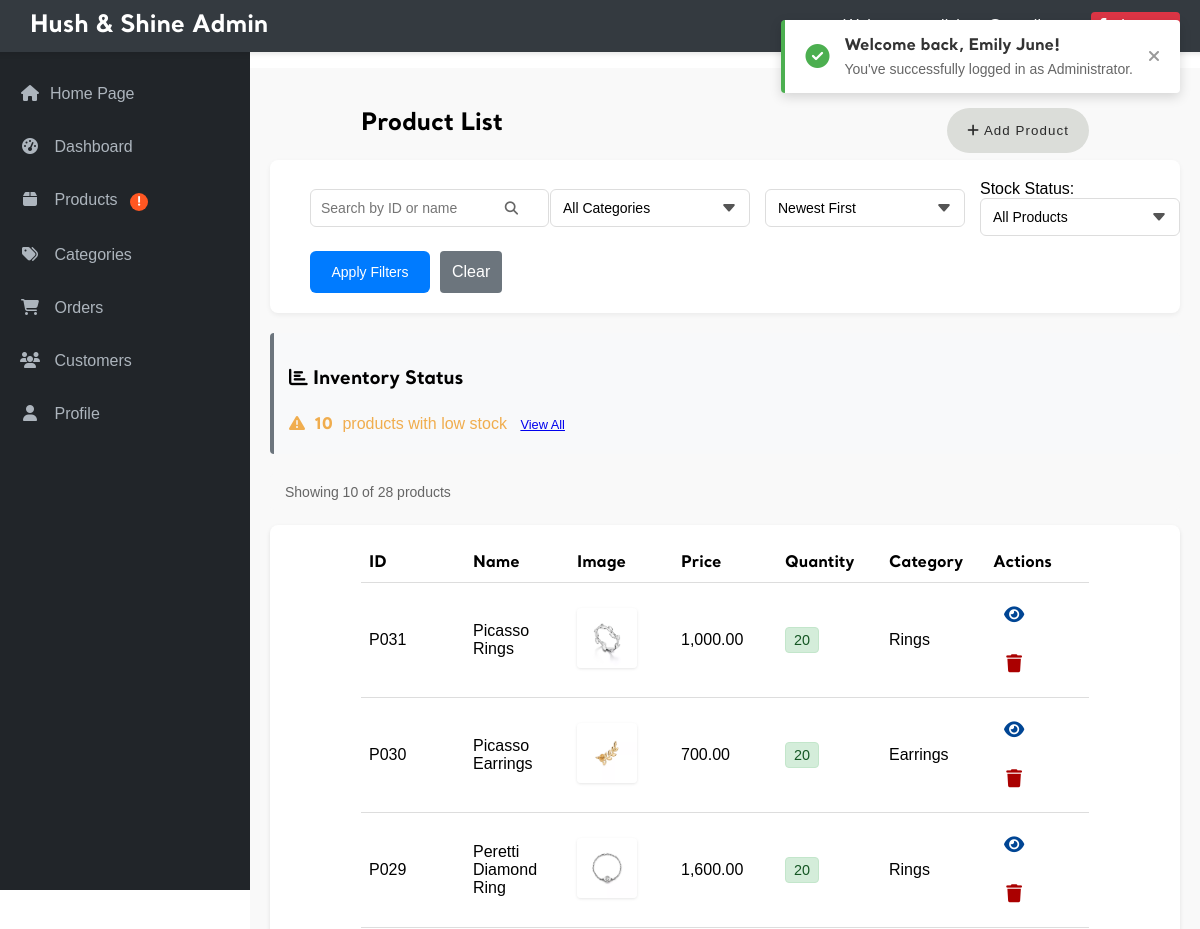
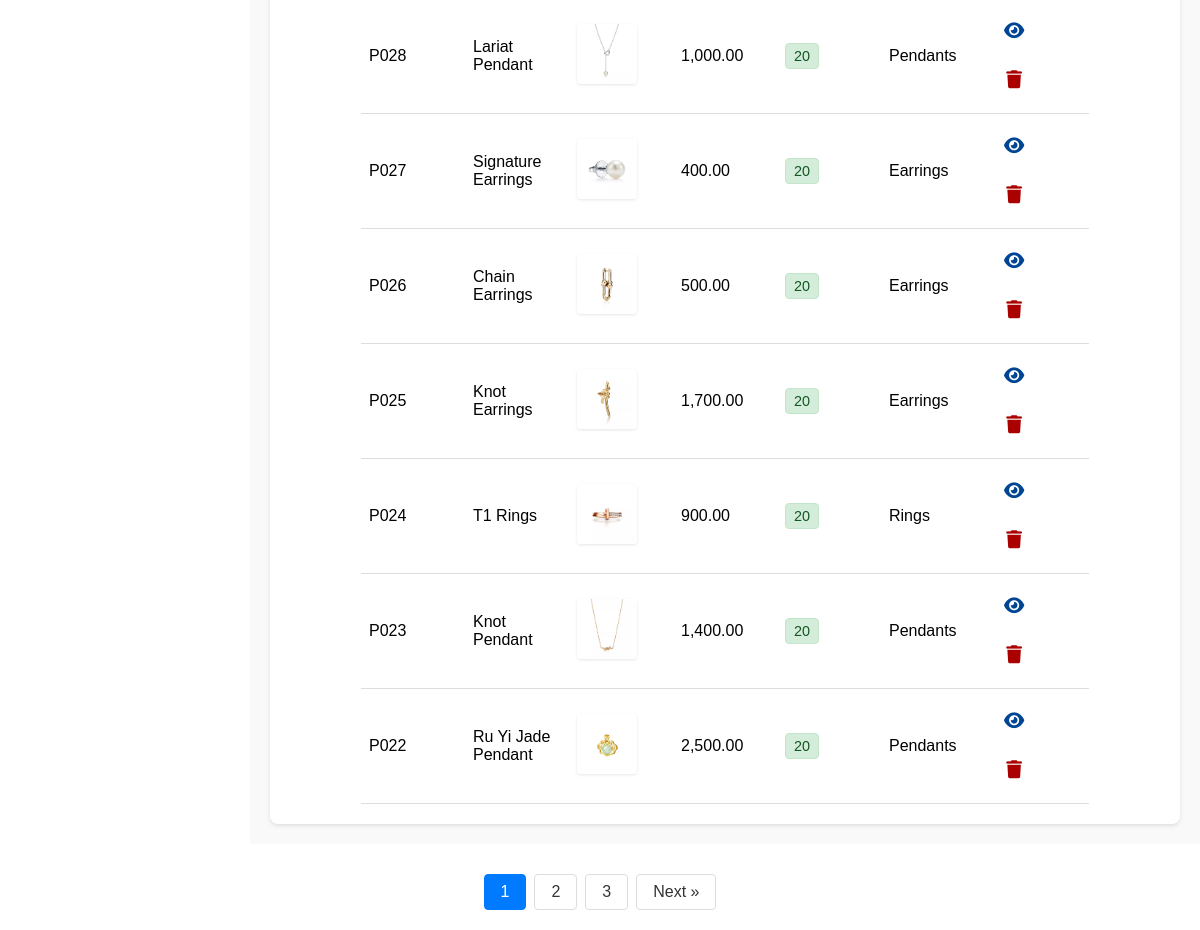
The page /admin/admin_products.php (signed in) on the database as committed earlier (2 pictures, top to bottom).
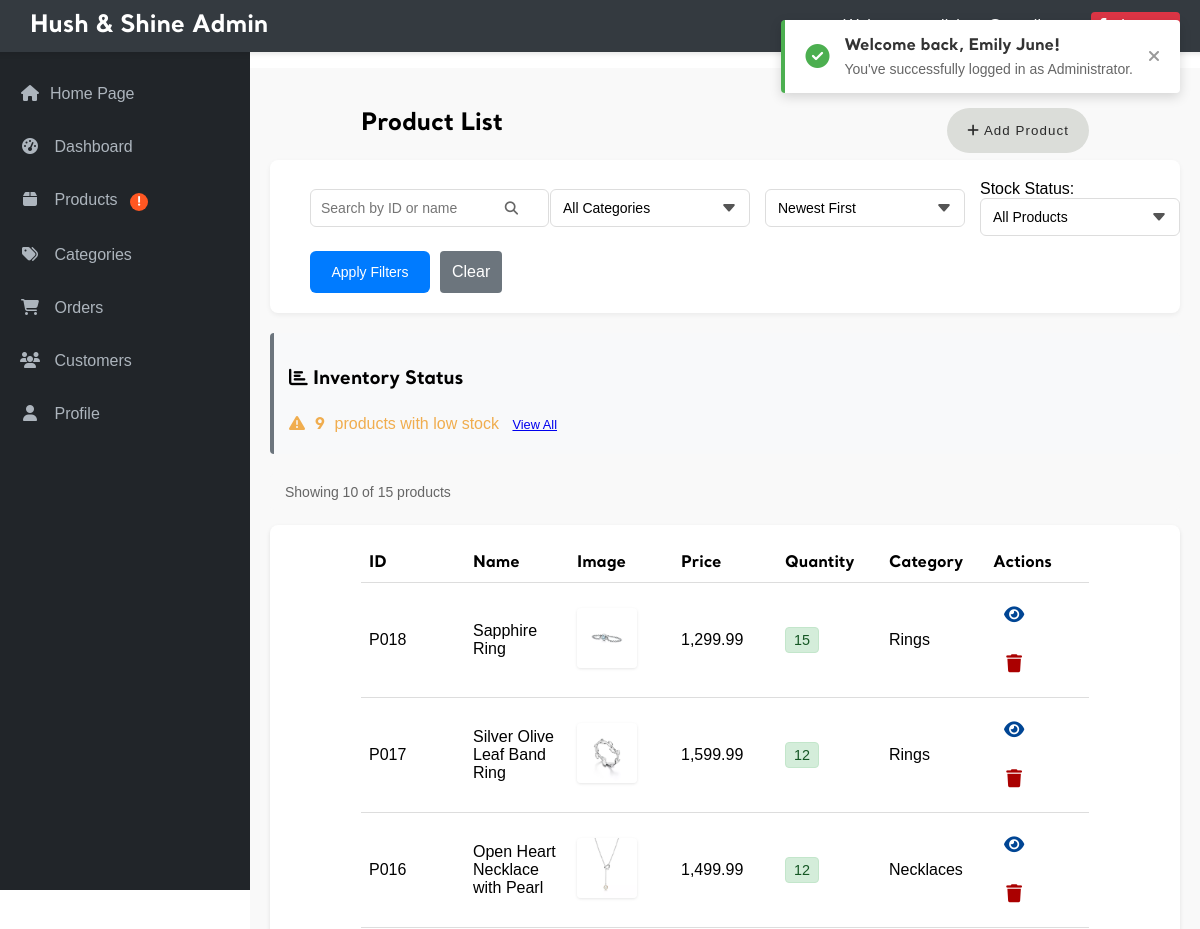
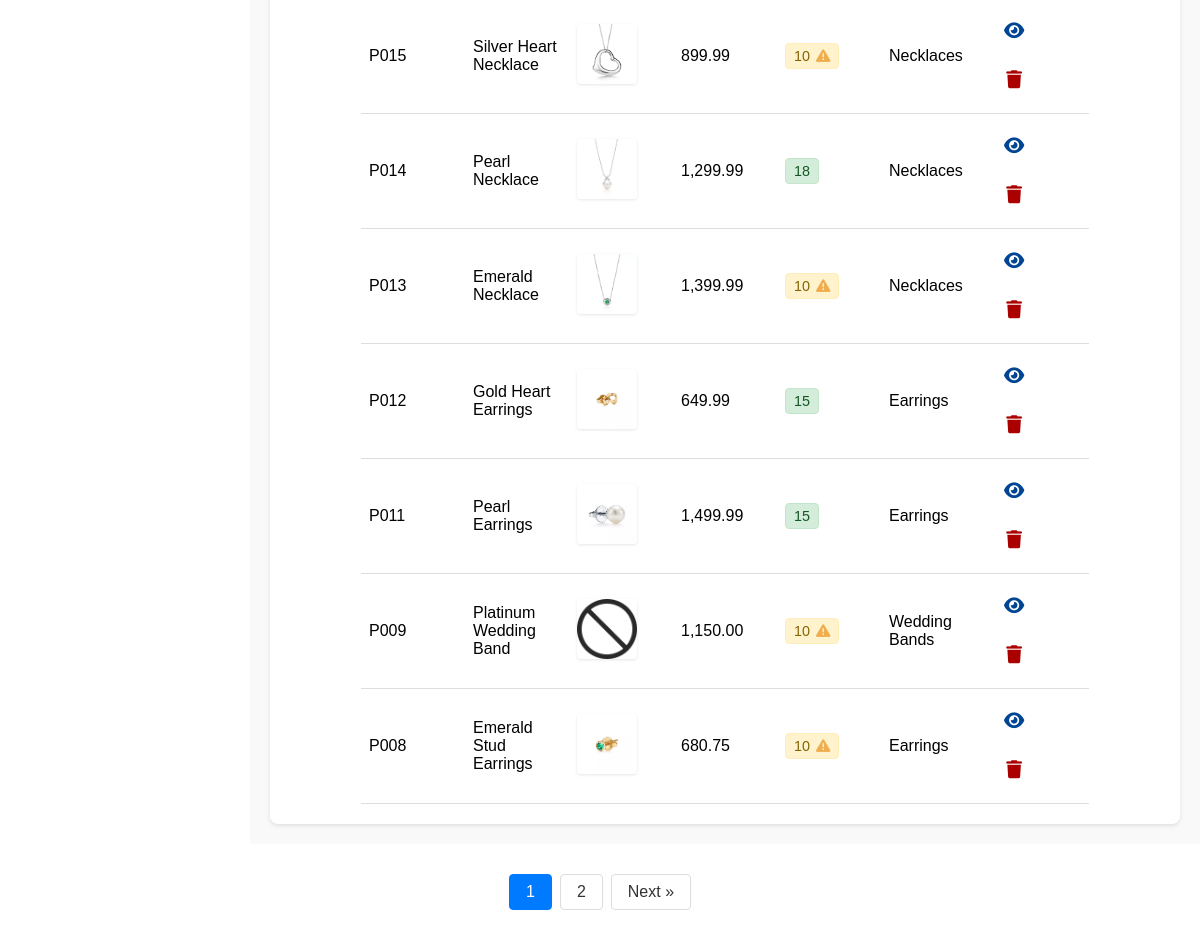
The same page on the database as committed later (2 pictures, top to bottom).
### tables this page shows
CREATE TABLE `product` (
  `prod_id` char(4) NOT NULL,
  `prod_name` varchar(100) NOT NULL,
  `prod_desc` varchar(200) NOT NULL,
  `price` double(7,2) NOT NULL,
  `quantity` int(4) NOT NULL,
  `cat_id` char(4) NOT NULL,
  `image` varchar(100) NOT NULL
);

CREATE TABLE `category` (
  `cat_id` varchar(4) NOT NULL,
  `cat_name` varchar(50) NOT NULL,
  `material_type` varchar(100) NOT NULL
);

### admin/admin_products.php (the view, shortened to what the changed rows need)
<?php
require_once '../_base.php';
include '../_head.php';
$page = isset($_GET['page']) ? (int)$_GET['page'] : 1;
$itemsPerPage = 10;
$offset = ($page - 1) * $itemsPerPage;
$searchTerm = isset($_GET['search']) ? trim($_GET['search']) : '';
$categoryFilter = isset($_GET['category']) ? $_GET['category'] : '';
$sortBy = isset($_GET['sort']) ? $_GET['sort'] : 'newest';
$stockFilter = isset($_GET['stock_filter']) ? $_GET['stock_filter'] : '';
$where = [];
$params = [];
$whereClause = !empty($where) ? ' WHERE ' . implode(' AND ', $where) : '';
$orderBy = match($sortBy) {
    'price_high' => 'p.price DESC',
    'price_low' => 'p.price ASC',
    'stock_high' => 'p.quantity DESC',
    'stock_low' => 'p.quantity ASC',
    'name_asc' => 'p.prod_name ASC',
    'name_desc' => 'p.prod_name DESC',
    'oldest' => 'p.prod_id ASC',
    default => 'p.prod_id DESC'
};
try {
    $countQuery = "SELECT COUNT(*) FROM product p" . $whereClause;
    $stmt = $_db->prepare($countQuery);
    $stmt->execute($params);
    $totalItems = $stmt->fetchColumn();
    $totalPages = ceil($totalItems / $itemsPerPage);
} catch (PDOException $e) {
    echo "Database error: " . $e->getMessage();
    exit;
}
try {
    $query = "SELECT p.prod_id, p.prod_name, p.prod_desc, p.price, p.quantity, p.cat_id as category, p.image
             FROM product p
             LEFT JOIN category c ON p.cat_id = c.cat_id"
             . $whereClause .
             " ORDER BY " . $orderBy .
             " LIMIT " . $itemsPerPage . " OFFSET " . $offset;
    $stmt = $_db->prepare($query);
    $stmt->execute($params);
    $products = $stmt->fetchAll(PDO::FETCH_ASSOC);
} catch (PDOException $e) {
    echo "Database error: " . $e->getMessage();
    exit;
}
?>
            <div class="admin-main">
                <div class="admin-title">
                    <h2>Product List</h2>
                </div>
                    <?php
                        try {
                            $lowStockQuery = $_db->prepare("SELECT COUNT(*) FROM product WHERE quantity <= ? AND quantity > 0");
                            $lowStockQuery->execute([LOW_STOCK_THRESHOLD]);
                            $lowStockCount = $lowStockQuery->fetchColumn();
                            $outOfStockQuery = $_db->query("SELECT COUNT(*) FROM product WHERE quantity = 0");
                            $outOfStockCount = $outOfStockQuery->fetchColumn();
                        } catch (PDOException $e) {
                            $lowStockCount = 0;
                            $outOfStockCount = 0;
                        }
                        if ($lowStockCount > 0 || $outOfStockCount > 0):
                        ?>
                        <div class="stock-summary">
                            <div class="stock-alert">
                                <?php if ($lowStockCount > 0): ?>
                                    <div class="stock-alert-item warning-alert">
                                        <i class="fas fa-exclamation-triangle"></i>
                                        <span class="stock-alert-count"><?= $lowStockCount ?></span> products with low stock
                                        <a href="admin_products.php?stock_filter=low" class="btn btn-sm btn-outline-warning">View All</a>
                                    </div>
                                <?php endif; ?>
                            </div>
                        </div>
                    <?php endif; ?>
                <div class="product-info-bar">
                <div class="product-count">
                    Showing <?= count($products) ?> of <?= $totalItems ?> products
                </div>
            </div>
                <div class="table-responsive">
                    <table class="admin-table">
                        <thead>
                            <tr>
                                <th>ID</th>
                                <th>Name</th>
                                <th>Image</th>
                                <th>Price</th>
                                <th>Quantity</th>
                                <th>Category</th>
                                <th>Actions</th>
                            </tr>
                        </thead>
                        <tbody>
                            <?php if (count($products) > 0): ?>
                                <?php foreach ($products as $product): ?>
                                    <?php
                                    $productImage = '../images/no-image.png';
                                    if (!empty($product['image'])) {
                                        $imageData = json_decode($product['image'], true);
                                        if ($imageData) {
                                            $imageFile = is_array($imageData) ? $imageData[0] : $imageData;
                                            $productImage = '../images/products/' . $imageFile;
                                        }
                                    }
                                    $stm = $_db->prepare("SELECT cat_name FROM category WHERE cat_id = ?");
                                    $stm->execute([$product['category']]);
                                    $category_name = $stm->fetchColumn();
                                    ?>
                                    <tr>
                                        <td><?= htmlspecialchars($product['prod_id']) ?></td>
                                        <td><?= htmlspecialchars($product['prod_name']) ?></td>
                                        <td class="product-thumbnail">
                                            <img src="<?= htmlspecialchars($productImage) ?>" alt="<?= htmlspecialchars($product['prod_name']) ?>">
                                        </td>
                                        <td><?= number_format($product['price'], 2) ?></td>
                                        <td>
                                            <?php if($product['quantity'] <= LOW_STOCK_THRESHOLD): ?>
                                                <span class="stock-badge low-stock" title="Low stock alert">
                                                    <?= htmlspecialchars($product['quantity']) ?>
                                                    <i class="fas fa-exclamation-triangle"></i>
                                                </span>
                                            <?php else: ?>
                                                <span class="stock-badge in-stock">
                                                    <?= htmlspecialchars($product['quantity']) ?>
                                                </span>
                                            <?php endif; ?>
                                        </td>
                                        <td><?= htmlspecialchars($category_name) ?></td>
                                        <td class="actions">
                                            <a href="view_product.php?id=<?= $product['prod_id'] ?>" class="btn">
                                                <i class="fas fa-eye"></i>
                                            </a>
                                            <a class="btn btn-danger delete-product"
                                                data-id="<?= htmlspecialchars($product['prod_id']) ?>"
                                                data-name="<?= htmlspecialchars($product['prod_name']) ?>">
                                                <i class="fas fa-trash"></i>
                                            </a>
                                        </td>
                                    </tr>
                                <?php endforeach; ?>
                            <?php else: ?>
                                <tr>
                                    <td colspan="6">No products found</td>
                                </tr>
                            <?php endif; ?>
                        </tbody>
                    </table>
                </div>
            </div>
            <?php if ($totalPages > 1): ?>
            <div class="pagination">
                <?php
                $range = 2;
                $startPage = max(1, $page - $range);
                $endPage = min($totalPages, $page + $range);
                for ($i = $startPage; $i <= $endPage; $i++) {
                    echo '<a href="?page=' . $i . '&search=' . urlencode($searchTerm) . '&category=' . urlencode($categoryFilter) . '&sort=' . urlencode($sortBy) . "&stock_filter=" . urlencode($stockFilter) . '"';
                    echo ($i == $page) ? ' class="active"' : '';
                    echo '>' . $i . '</a>';
                }
                ?>
                <?php if ($page < $totalPages): ?>
                    <a href="?page=<?= $page + 1 ?>&search=<?= urlencode($searchTerm) ?>&category=<?= urlencode($categoryFilter) ?>&sort=<?= urlencode($sortBy) ?>&stock_filter=<?= urlencode($stockFilter) ?>">Next &raquo;</a>
                <?php endif; ?>
            </div>
            <?php endif; ?>
                </main>
            </div>

Rows that differ between the two databases and show on the page:
removed product: prod_id "P031", prod_name "Picasso Rings", price "1,000.00", quantity "20", cat.cat_name "Rings"
removed product: prod_id "P030", prod_name "Picasso Earrings", shows a picture, price "700.00", quantity "20", cat.cat_name "Earrings"
removed product: prod_id "P029", prod_name "Peretti Diamond Ring", shows a picture, price "1,600.00", quantity "20", cat.cat_name "Rings"
removed product: prod_id "P028", prod_name "Lariat Pendant", price "1,000.00", quantity "20", cat.cat_name "Pendants"
removed product: prod_id "P027", prod_name "Signature Earrings", price "400.00", quantity "20", cat.cat_name "Earrings"
removed product: prod_id "P026", prod_name "Chain Earrings", shows a picture, price "500.00", quantity "20", cat.cat_name "Earrings"
removed product: prod_id "P025", prod_name "Knot Earrings", shows a picture, price "1,700.00", quantity "20", cat.cat_name "Earrings"
removed product: prod_id "P024", prod_name "T1 Rings", shows a picture, price "900.00", quantity "20", cat.cat_name "Rings"
removed product: prod_id "P023", prod_name "Knot Pendant", shows a picture, price "1,400.00", quantity "20", cat.cat_name "Pendants"
removed product: prod_id "P022", prod_name "Ru Yi Jade Pendant", shows a picture, price "2,500.00", quantity "20", cat.cat_name "Pendants"
now on this page (row unchanged): product: prod_id "P018", prod_name "Sapphire Ring", shows a picture, price "1,299.99", quantity "15", cat.cat_name "Rings"
now on this page (row unchanged): product: prod_id "P017", prod_name "Silver Olive Leaf Band Ring", price "1,599.99", quantity "12", cat.cat_name "Rings"
now on this page (row unchanged): product: prod_id "P016", prod_name "Open Heart Necklace with Pearl", price "1,499.99", quantity "12", cat.cat_name "Necklaces"
now on this page (row unchanged): product: prod_id "P015", prod_name "Silver Heart Necklace", shows a picture, price "899.99", quantity "10", cat.cat_name "Necklaces"
now on this page (row unchanged): product: prod_id "P014", prod_name "Pearl Necklace", shows a picture, price "1,299.99", quantity "18", cat.cat_name "Necklaces"
now on this page (row unchanged): product: prod_id "P013", prod_name "Emerald Necklace", shows a picture, price "1,399.99", quantity "10", cat.cat_name "Necklaces"
now on this page (row unchanged): product: prod_id "P012", prod_name "Gold Heart Earrings", shows a picture, price "649.99", quantity "15", cat.cat_name "Earrings"
now on this page (row unchanged): product: prod_id "P011", prod_name "Pearl Earrings", price "1,499.99", quantity "15", cat.cat_name "Earrings"
now on this page (row unchanged): product: prod_id "P009", prod_name "Platinum Wedding Band", shows a picture, price "1,150.00", quantity "10", cat.cat_name "Wedding Bands"
now on this page (row unchanged): product: prod_id "P008", prod_name "Emerald Stud Earrings", shows a picture, price "680.75", quantity "10", cat.cat_name "Earrings"
Other text that changed with them:
$lowStockCount: "10" → "9"
$totalItems: "28" → "15"
list line gone: "3"
